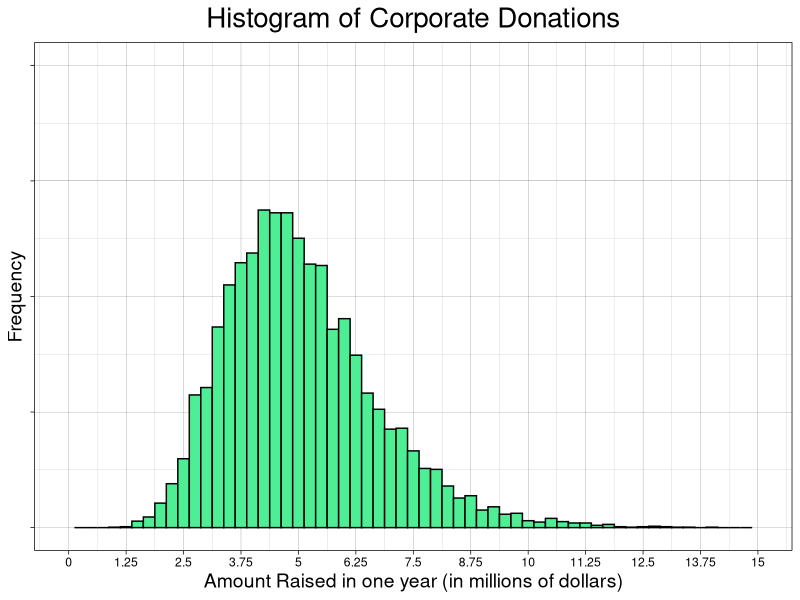
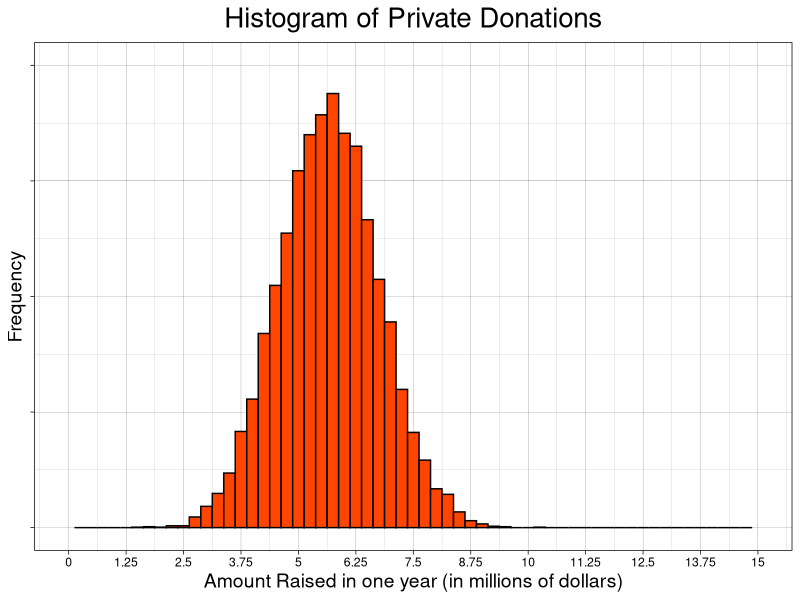
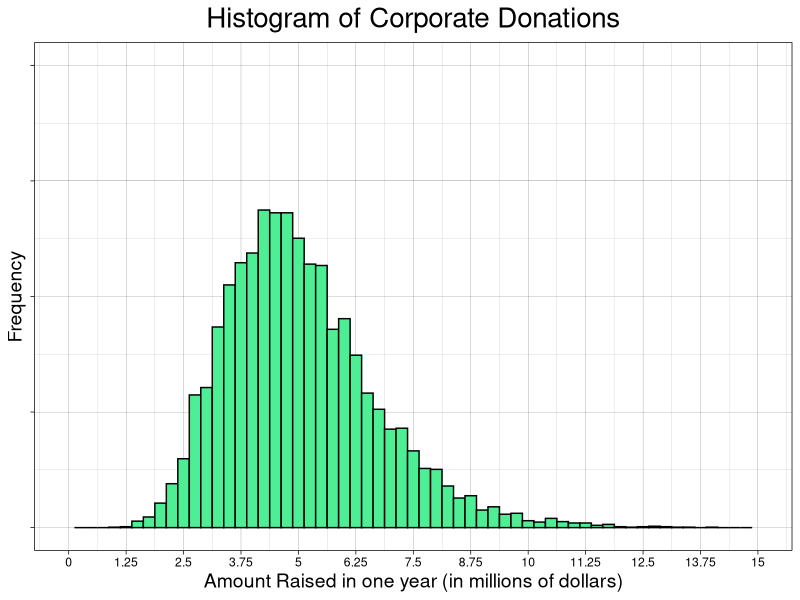
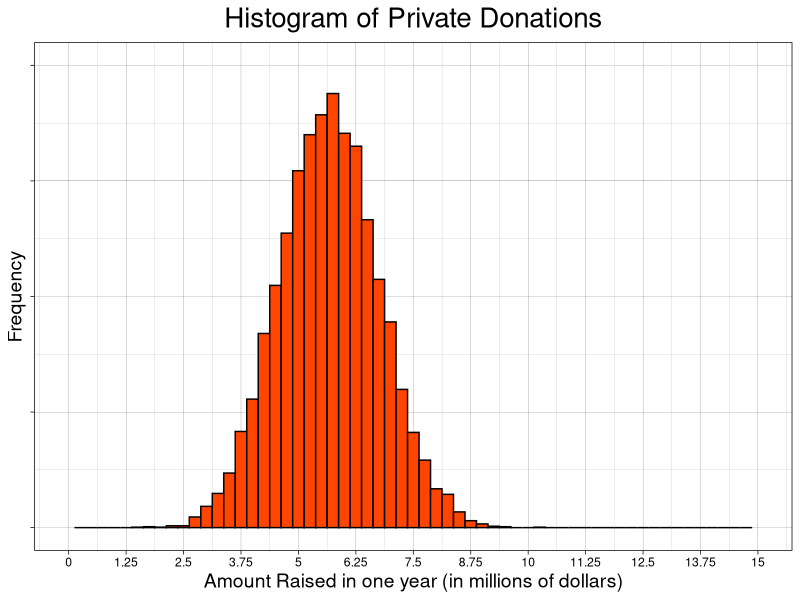

Write R code to recreate these figures, in order.
## ---- chunk 1
knitr::opts_chunk$set(echo = TRUE)
## ---- chunk 2
library(ggplot2)

#All ranges represent a 90% confidence which corresponds to 1.645 times the standard deviation for a normal distribution
sig <-1.645

#Create a function to sample from the normal distribution of corporate donors that a DevManager
#   can connect with in a year.
num_c_donors <- function(n){
  abs(rnorm(n, mean = 20, sd = 3.0395))
}

#Create a function to sample from the normal distribution of private donors that a DevManager
#   can connect with in a year.
num_p_donors <- function(n){
  abs(rnorm(n, mean = 350, sd = 91.184))
}

#Create a function to sample from the lognormal distribution of typical amounts that corporate
#   donors give. This is done by taking the ln of the boundaries of the 90% interval and using
#   those to generate a normal distribution.
c_lnavg <- (log(50000)+log(1000000))/2
c_lnsd <- (log(1000000)-log(50000))/(2*sig)
c_dono_amt <- function(num){
  exp(rnorm(num, mean = c_lnavg, sd = c_lnsd))
}

#Create a function to sample from the lognormal distribution of typical amounts that private
#   donors give. Same method as above
p_lnavg <- (log(5000)+log(50000))/2
p_lnsd <- (log(50000)-log(5000))/(2*sig)
p_dono_amt <- function(num){
  exp(rnorm(num, mean = p_lnavg, sd = p_lnsd))
}

#A function that, given an integer vector and and upper and lower bound, will return the
#   percentage of of elements between the bounds. Used to check that our 90% of samples are 
#   within the specified interval.
conf_int_test <- function(l, lbound, ubound){
  a <- table(l < lbound | ubound > 1000000)
  abs((a[2]-a[1])/(a[2]+a[1]))
}

#A function that returns a random vector of 10 sequential integers
rand_interval <- function(l, len){
  a <- round(runif(1, 1, length(c_years)-len))
  l[c(a:(a+len-1))]
}
## ---- chunk 3
#Test that ~90% of private donation amounts are between 5,000 and 50,000
conf_int_test(p_dono_amt(10000), 5000, 50000)

#Test that ~90% of corporate donation amounts are between 50,000 and 1,000,000
conf_int_test(c_dono_amt(10000), 50000, 1000000)
## ---- chunk 4
num_years <- 10000

#Create an vector of zeros to hold the amount raised each year
c_years <- seq(0, 0, length.out = num_years)


for(i in c(1:length(c_years))){
  #For each year, generate a random number (in the given range) of new
  #   corporate contacts, scaled by how likely they are to donate (25%)
  c_success <- round(num_c_donors(1)*.25)
  for(j in c_success){
    #For each of the new contacts, determine how much they will donate (s), and
    #   how many years their grant will be extended (renewals)
    s <- c_dono_amt(j)
    renewals <- rpois(j, 2)
    for(k in c(1:length(s))){
      #Add the contact's donation amount to the current year and also to the future
      #   years determined by how many years they will renew for
      c_years[c(0:renewals[k])+i] <- c_years[c(0:renewals[k])+i] + s[k]
    }
  }
}

#Clean the data up.
#Drop the extra entries added to the end by grants that were renewed many times (these are all "Na" anyway). 
c_years <- c_years[c(1:num_years)]

#Drop the first 10 terms to remove any effects of edge conditions 
#print(c_years[1:10])
c_years <- c_years[c(-1:-10)]

#Look at the data
#plot(c(1:length(c_years)), c_years, type = "p", col = "blue")
#hist(c_years, breaks = 40)
## ---- chunk 5
num_years <- 10000

#Create an vector of zeros to hold the amount raised each year
p_years <- seq(0, 0, length.out = num_years)


for(i in c(1:length(p_years))){
  #For each year, generate a random number (in the given range) of new
  #   RJS contacts, scaled by how likely they are to donate (50%)
  p_success <- round(num_p_donors(1)*.5)
  for(j in p_success){
    #For each of the new RJS, determine how much they will donate (s), and
    #   how many years their grant will be extended (renewals). This sampling
    #   function looks different from above as it is no longer a poisson dist.
    s <- p_dono_amt(j)
    renewals <- sample(c(0:2), size=j, prob = c(.5, .4, .1), replace = TRUE)
    for(k in c(1:length(s))){
      #Add the contact's donation amount to the current year and also to the future
      #   years determined by how many years they will renew for
      p_years[c(0:renewals[k])+i] <- p_years[c(0:renewals[k])+i] + s[k]
    }
  }
}

#Clean the data up.
#Drop the extra entries added to the end by grants that were renewed many times (these are all "Na" anyway). 
p_years <- p_years[c(1:num_years)]

#Drop the first 10 terms to remove any effects of edge conditions 
p_years <- p_years[c(-1:-10)]

#Look at the data
# plot(c(1:length(p_years)), p_years, type = "l", col = "blue")
# hist(p_years, breaks = 40)
## ---- chunk 6
#Assuming 3 Development Managers, create 4 matrices whose columns are years and rows are the
#   amounts raised by 1 manager each year. Each matrix has a different combination of focuses
#   for the managers. They span 100 years.
n <- 100
c3_matrix <- matrix(c(rand_interval(c_years, n), rand_interval(c_years, n), rand_interval(c_years, n)), nrow = 3)
c2p1_matrix <- matrix(c(rand_interval(c_years, n), rand_interval(c_years, n), rand_interval(p_years, n)), nrow = 3)
c1p2_matrix <- matrix(c(rand_interval(c_years, n), rand_interval(p_years, n), rand_interval(p_years, n)), nrow = 3)
p3_matrix <- matrix(c(rand_interval(p_years, n), rand_interval(p_years, n), rand_interval(p_years, n)), nrow = 3)
# qplot(c(1:n), colSums(c3_matrix), xlim = c(0,n), ylim = c(5e06, 4e07), geom = "line")
# qplot(c(1:n), colSums(c2p1_matrix), xlim = c(0,n), ylim = c(5e06, 4e07), geom = "line")
# qplot(c(1:n), colSums(c1p2_matrix), xlim = c(0,n), ylim = c(5e06, 4e07), geom = "line")
# qplot(c(1:n), colSums(p3_matrix), xlim = c(0,n), ylim = c(5e06, 4e07), geom = "line")
## ---- chunk 7
#Mean and SD of annual corporate donations
print(c(mean(c_years), sd(c_years)))

#Mean and SD annual private donations
print(c(mean(p_years), sd(p_years)))

#Percent increase
print(100*(mean(p_years)-mean(c_years))/mean(c_years))
## ---- chunk 8
#Generate a 90% interval for corporate donations
print(c(mean(c_years)-sd(c_years)*sig,mean(c_years)+sd(c_years)*sig))

#Generate a 90% interval for private donations
print(c(mean(p_years)-sd(p_years)*sig,mean(p_years)+sd(p_years)*sig))
## ---- chunk 9
#Create the histogram of corporate donation amounts (per year)
c_plot <- qplot(c_years,
      geom = "histogram",
      binwidth = 250000,
      fill = I("Seagreen2"),
      col = I("Black")
      )

#Create the historgram of private donation amounts (per year)
p_plot <- qplot(p_years,
      geom = "histogram",
      binwidth = 250000,
      fill = I("Orangered1"),
      col = I("Black")
      )

#Set the graphing options for the corporate plot. Most importantly, make sure the axes of both histograms are the same
c_plot + theme_linedraw() + scale_x_continuous(limits = c(0,1.5e7), breaks = seq(0, 1.5e7, 1.25e6), labels = (seq(0, 1.5e7, 1.25e6)/1e6)) + labs(title = "Histogram of Corporate Donations", x="Amount Raised in one year (in millions of dollars)", y="Frequency") + scale_y_continuous(limits = c(0,1000), breaks = waiver(), labels = NULL) + theme(plot.title = element_text(size = 20, hjust=0.5), axis.title.x = element_text(size=14), axis.title.y = element_text(size=14))

#Save the corporate histogram
ggsave("c_plot.png")

#Set graphing options for the private plot.
p_plot + theme_linedraw() + scale_x_continuous(limits = c(0,1.5e7), breaks = seq(0, 1.5e7, 1.25e6), labels = (seq(0, 1.5e7, 1.25e6)/1e6)) + labs(title = "Histogram of Private Donations", x="Amount Raised in one year (in millions of dollars)", y="Frequency") + scale_y_continuous(limits = c(0,1000), breaks = waiver(), labels = NULL) + theme(plot.title = element_text(size = 20, hjust=0.5), axis.title.x = element_text(size=14), axis.title.y = element_text(size=14))

#Save the private histogram
ggsave("p_plot.png")
